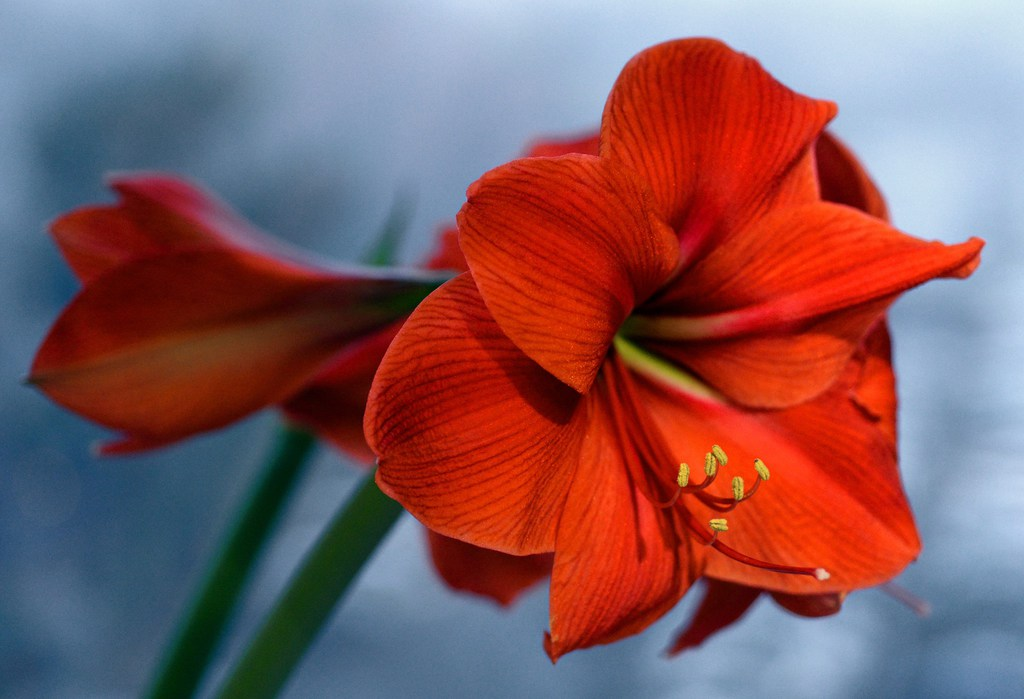
#> input picture edge_and_corner_detection/flower.jpg, 1024 x 699 px
$ python canny_edge_detector.py flower.jpg   (older library calls are emulated)
#> lines starting #> are read from the running program, lines starting #| are printed output that depends on the picture
import numpy as np
from numpy import pi
from scipy import signal
import skimage
from skimage import color
from skimage import io
import matplotlib.pyplot as plt
from itertools import product
import sys
import warnings
from scipy.misc import imsave


class CannyEdgeDetector:

    def __init__(self):
        self.image = None
        self.edges = None

    def load_image_from(self, path):
#> called with path = 'flower.jpg'
        print("Loading from {}...".format(path))
        try:
            self.image = skimage.img_as_float(io.imread(path))
        except FileNotFoundError:
            print("{} missing from ./ directory".format(path))
        return

    def highlight_edges(self):

        # Process the picture and calculate magnitude and orientation
        print("Processing image...")
        gray_image = color.rgb2gray(self.image)
        kernel = self.gaussian_kernel(half=2)  # Window size = 2*half+1
        smoothed = signal.convolve2d(in1=gray_image, in2=kernel, mode='same')
        num_row, num_col = smoothed.shape
#> num_row = 699; num_col = 1024
        x_grad = np.gradient(smoothed)[1]
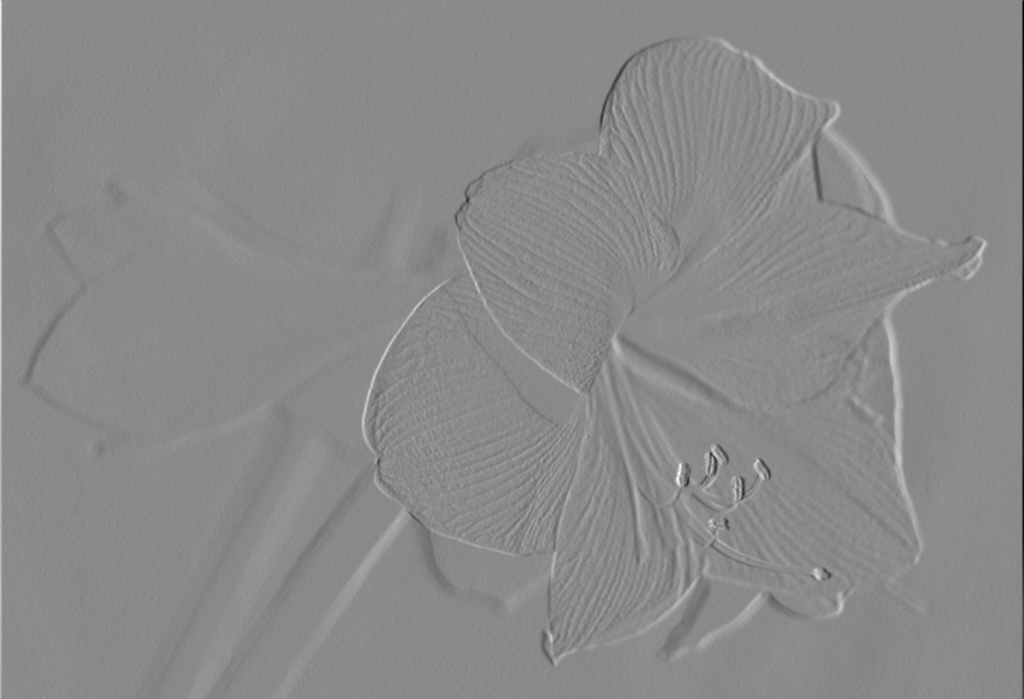
#> x_grad: shape (699, 1024) float64; min -0.21, max 0.178, mean 0.000196; drawn with min black and max white
        y_grad = np.gradient(smoothed.transpose())[1].transpose()
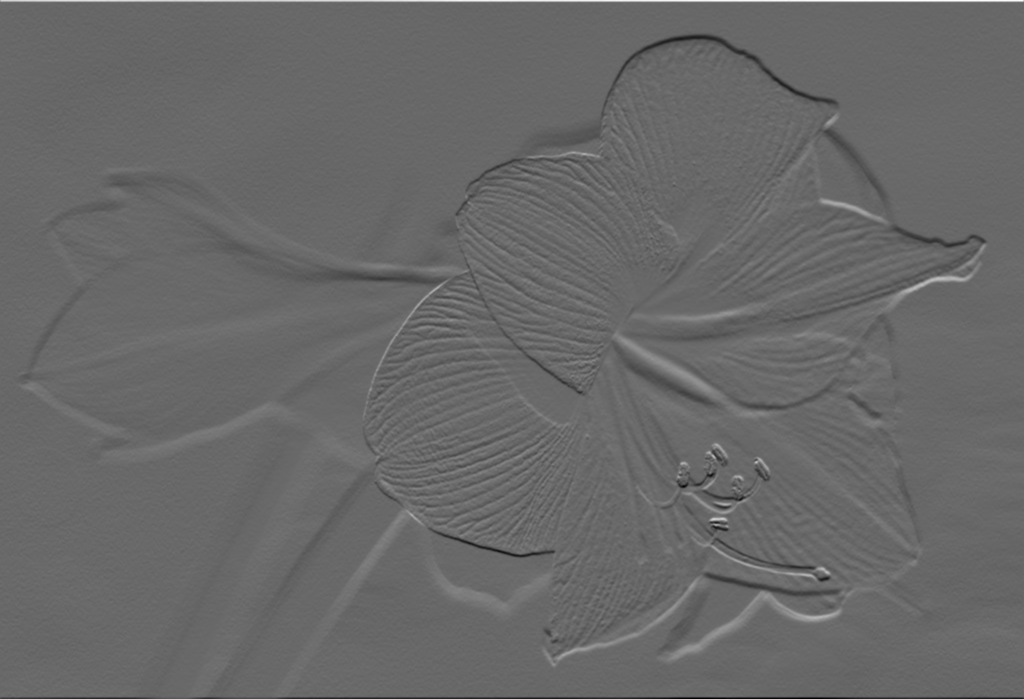
#> y_grad: shape (699, 1024) float64; min -0.152, max 0.217, mean -0.000342; drawn with min black and max white
        mags = np.sqrt(np.square(x_grad) + np.square(y_grad))
        orts = np.arctan(x_grad/y_grad)
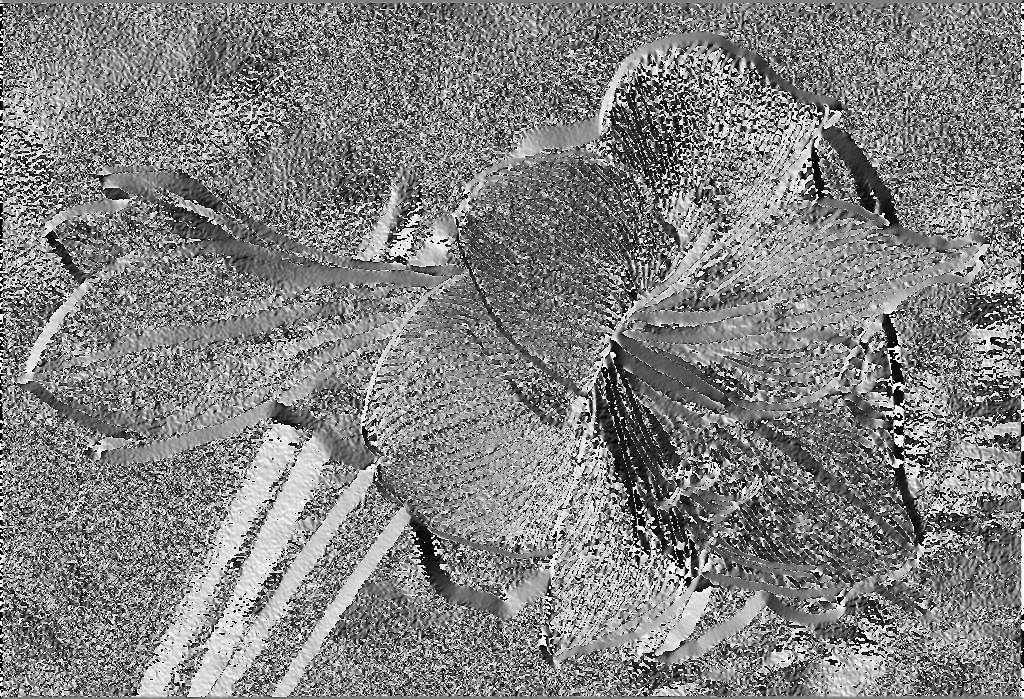
#> orts: shape (699, 1024) float64; 0% of the values are NaN or infinite; the others: min -1.57, max 1.57, mean 0.0248; drawn with min black, max white, NaN and infinite black

        # Suppress non-maximum
        print("Thinning edges...")
        dirs = np.asarray([pi / 2, pi / 4, 0, -pi / 4, -pi / 2])
        suppressed = np.ndarray(smoothed.shape)
        for i, j in product(range(num_row), range(num_col)):
            ort = orts[i][j]
            min_index, _ = min(enumerate(abs(dirs - ort)), key=lambda p: p[1])
            d_in = min_index
            if d_in == 0 or d_in == 4:
                neighbors = [(i, j - 1), (i, j + 1)]
            elif d_in == 1:
                neighbors = [(i - 1, j - 1), (i + 1, j + 1)]
            elif d_in == 2:
                neighbors = [(i - 1, j), (i + 1, j)]
            else:
                neighbors = [(i - 1, j + 1), (i + 1, j - 1)]
            neighbors = [(x, y) for (x, y) in neighbors if 0 <= x < num_row and 0 <= y < num_col]
            suppressed[i][j] = mags[i][j]
            for x, y in neighbors:
                if mags[i][j] < mags[x][y]:
                    suppressed[i][j] = 0
                    break
#> this loop made 715776 passes
#> (ort, min_index, d_in) on passes 1 to 12: (0.789, 1, 1), (0.408, 1, 1), (0.054, 2, 2), (0.0147, 2, 2), (0.0194, 2, 2), (0.0174, 2, 2), (0.00498, 2, 2), (-0.00429, 2, 2), (0.00864, 2, 2), (0.0158, 2, 2), (0.00623, 2, 2), (0.00807, 2, 2)
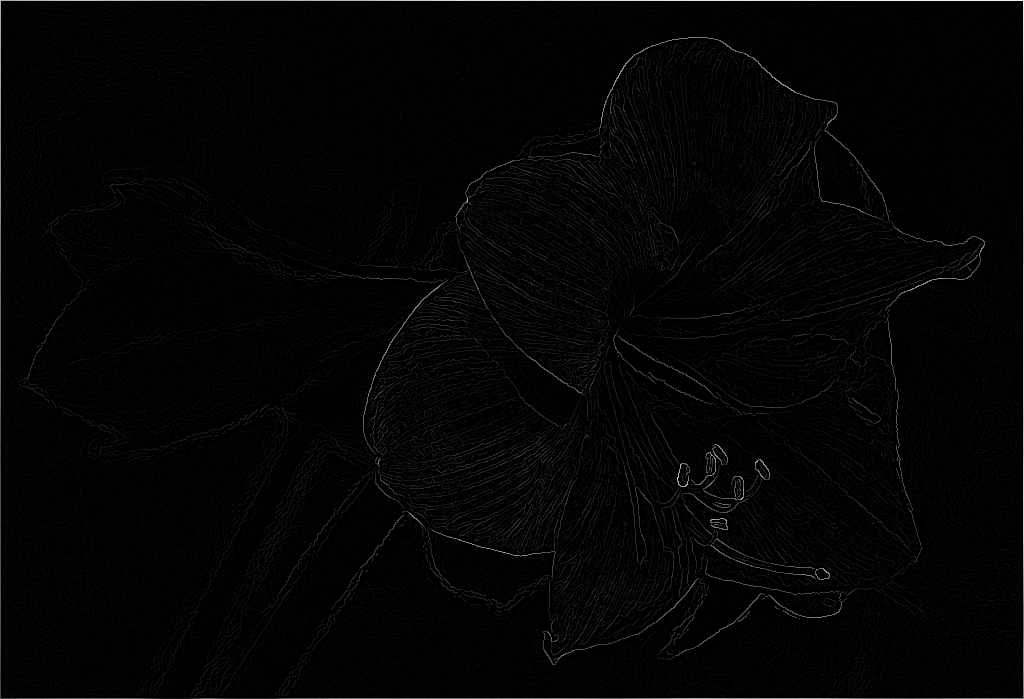
#> suppressed: shape (699, 1024) float64; min 0, max 0.223, mean 0.00359; drawn with min black and max white

        print("Improving edges...")
        # Hysteresis threshold
        raw_edges = np.copy(suppressed)
        t_high = 0.02#0.02
        t_low = 0.01#0.01
        for i, j in product(range(num_row), range(num_col)):
            pixel = raw_edges[i][j]
            if pixel < t_low:
                raw_edges[i][j] = 0
            if pixel < t_high and pixel > t_low:
                raw_edges[i][j] = 50
            if pixel >= t_high:
                raw_edges[i][j] = 200
#> this loop made 715776 passes
#> pixel on passes 1 to 3: 0.16, 0.162, 0.153
        self.connect_by_dfs(raw_edges)
        self.edges = raw_edges
        print("Done! Close image viewer to exit the program")
        self.display(raw_edges)

    @staticmethod
    def connect_by_dfs(raw_edges):

        num_row, num_col = raw_edges.shape

        def fetch_neighbors(cur_node):
            i, j = cur_node
            locale = [(i - 1, j - 1), (i - 1, j), (i - 1, j + 1),
                      (i, j - 1), (i, j + 1),
                      (i + 1, j - 1), (i + 1, j), (i + 1, j + 1)]
            return [(x, y) for (x, y) in locale if 0 <= x < num_row and 0 <= y < num_col]

        stack = []
        for i in range(num_row):
            for j in range(num_col):
                if raw_edges[i][j] >= 200:
                    stack.append((i,j))
                    while stack:
                        cur_node = stack.pop()
                        neighbors = fetch_neighbors(cur_node)
                        valid = [(x, y) for (x, y) in neighbors if raw_edges[x][y] == 50]
                        if len(valid) == 0: continue
                        for u, v in valid:
                            raw_edges[u][v] = 200
                            stack.append((u,v))
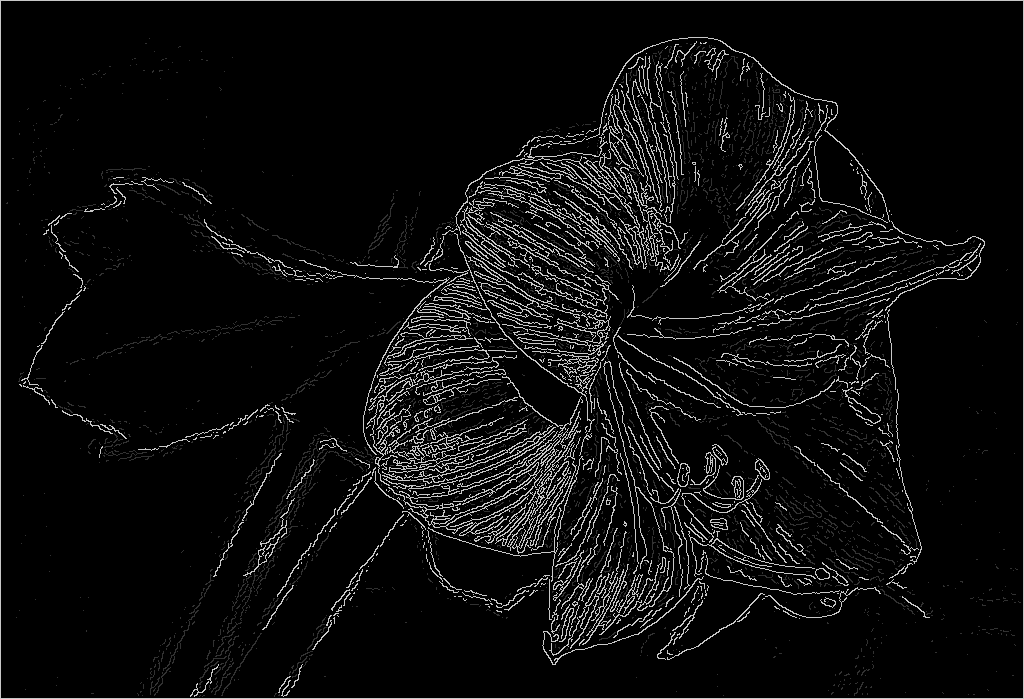
#> raw_edges: shape (699, 1024) float64; min 0, max 200, mean 13.4
        # Finally regard the weak pixel left as noises and clear them
        for i in range(num_row):
            for j in range(num_col):
                if raw_edges[i][j] < 200: raw_edges[i][j] = 0
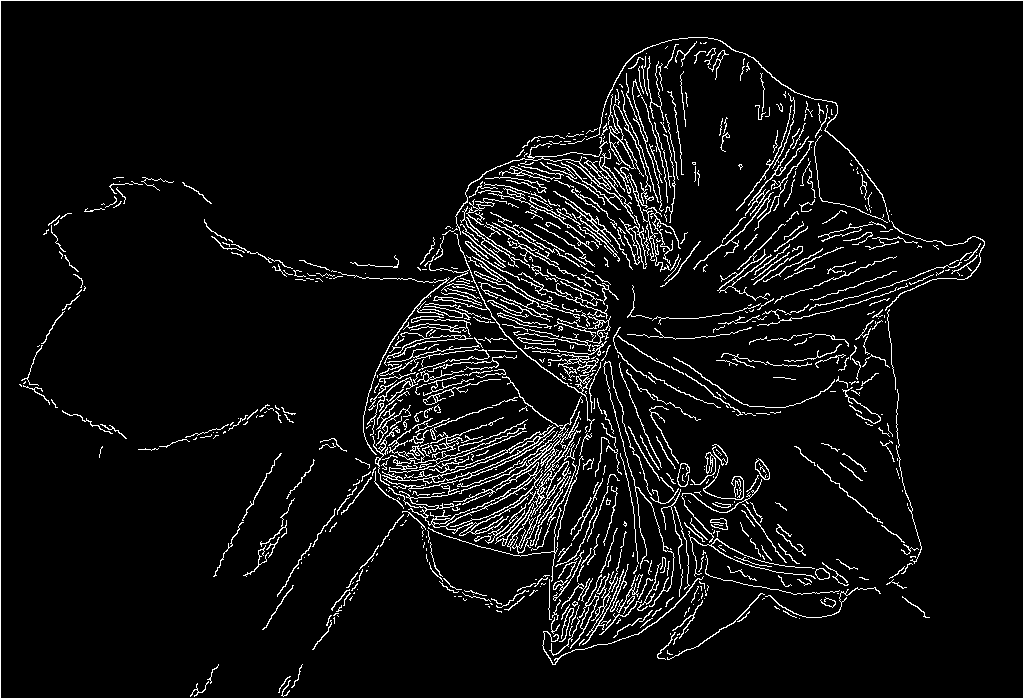
#> raw_edges: shape (699, 1024) float64; values 0 (black) and 200 (white), 6.2% white in thin lines or dots

    def connect(self, raw_edges):

        num_row, num_col = raw_edges.shape

        def recursive_dfs(node):
            neighbors = [(x, y) for x, y in self.fetch(node) if 0 <= x < num_row and 0 <= y < num_col and raw_edges[x][y] == 50]
            if len(neighbors) == 0: return
            for x, y in neighbors:
                raw_edges[x][y] = 200
                recursive_dfs((x, y))

        for i, j in product(range(num_row), range(num_col)):
            if raw_edges[i][j] == 200: recursive_dfs((i, j))

        for i, j in product(range(num_row), range(num_col)):
            if raw_edges[i][j] == 50: raw_edges[i][j] = 0

    @staticmethod
    def fetch(center):
        i, j = center
        return [(i - 1, j - 1), (i - 1, j), (i - 1, j + 1),
                (i, j - 1),                 (i, j + 1),
                (i + 1, j - 1), (i + 1, j), (i + 1, j + 1)]

    @staticmethod
    def display(image):
        plt.imshow(image, cmap='gray')
        plt.show()
        return

    @staticmethod
    def gaussian_kernel(half):
        length = half * 2 + 1
        var = 1.4
        K = 2 * pi * var
        kernel = np.zeros((length, length), dtype=np.float)
        for i in range(length):
            for j in range(length):
                kernel[i][j] = ((i - half) ** 2) + ((j - half) ** 2)
        kernel = (1 / K) * np.exp(-kernel / 2 * var)
        kernel = kernel / kernel.sum()
        return kernel

    @staticmethod
    def report_distribution(array, intervals):
        report = {}
        left = 0
        for right in intervals:
            report['({}, {})'.format(left, right)] = len([val for val in array if left <= val < right ])
            left = right
        return report


if __name__ == "__main__":
    warnings.filterwarnings("ignore")
    im = sys.argv[1]
    name = im.split('.')
    # [5 lines of commented-out code are left out]
    ced = CannyEdgeDetector()
    ced.load_image_from(im)
    ced.highlight_edges()
    save_at = './'+name[0]+'_edge.'+name[1]
    print("Edge image saved at {}".format(save_at))
    imsave(save_at, ced.edges)
    exit()
#> (the program exits here)
